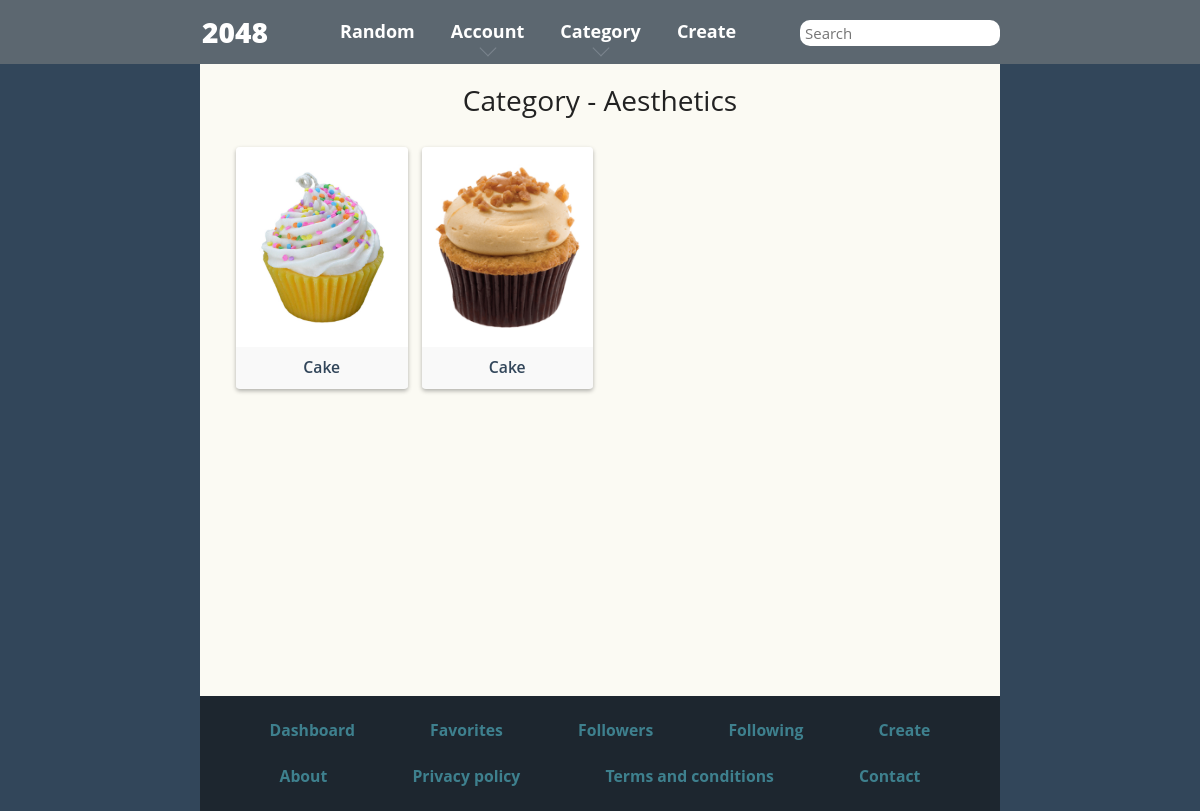
The page /category.php?id=1 (signed in) on the database its author committed.
### tables this page shows
CREATE TABLE `category` (
  `id_category` int(11) NOT NULL,
  `name_category` varchar(255) NOT NULL
);

CREATE TABLE `games` (
  `id_game` int(11) NOT NULL,
  `id_user` int(11) NOT NULL,
  `name_game` varchar(255) NOT NULL,
  `category_game` int(11) NOT NULL,
  `thumbnail_game` varchar(255) NOT NULL,
  `img_1_game` varchar(255) NOT NULL,
  `img_2_game` varchar(255) NOT NULL,
  `img_3_game` varchar(255) NOT NULL,
  `img_4_game` varchar(255) NOT NULL,
  `img_5_game` varchar(255) NOT NULL,
  `img_6_game` varchar(255) NOT NULL,
  `img_7_game` varchar(255) NOT NULL,
  `img_8_game` varchar(255) NOT NULL,
  `img_9_game` varchar(255) NOT NULL,
  `img_10_game` varchar(255) NOT NULL,
  `img_11_game` varchar(255) NOT NULL,
  `img_12_game` varchar(255) NOT NULL,
  `img_13_game` varchar(255) NOT NULL,
  `img_14_game` varchar(255) NOT NULL,
  `img_15_game` varchar(255) NOT NULL,
  `img_16_game` varchar(255) NOT NULL,
  `datetime_game` varchar(255) NOT NULL
);

### category.php (the view, shortened to what this page needs)
<?php
include ('includes/header.php');
?>
<?php
    if (isset($_GET['id'])) {
        $id = intval($_GET['id']);
        $query_1 = "SELECT * FROM category WHERE id_category = ?";
        $statement_1 = $pdo->prepare($query_1);
        $statement_1->execute([$id]);
        $row_1 = $statement_1->fetch(PDO::FETCH_ASSOC);
?>
<div class="content-wrapper" id="contentWrapper">
    <div class="content" id="content" style="min-height: calc(100vh - 168px);">
        <div class="container-fluid">
            <h1 class="title">Category - <?php echo $row_1['name_category'];?></h1>
            <div class="game-blocks row no-gutters">
                <?php
                $query = "SELECT * FROM games WHERE category_game = ?";
                $statement = $pdo->prepare($query);
                $statement->execute([$id]);
                while ($row = $statement->fetch(PDO::FETCH_ASSOC)) {
                    ?>
                    <div class="col-lg-3 col-md-3 col-sm-4 col-6">
                    <a href="game.php/<?php echo $row['id_game'] ?>/4" title="">
                        <div class="game-block">
                        <div class="box" id="box_<?php echo $row['id_game'] ?>">
                            <img src="<?php
                            $target_dir = "uploads/{$row['id_game']}/";
                            $target_file = $target_dir . $row['thumbnail_game'];
                            echo $target_file ?>" accept="image/*" height="200px" style="object-fit: cover;">
                            <p class="game-name"><?php echo $row['name_game'] ?></p>
                        </div>
                        </div>
                    </a>
                    </div>
                    <?php
                }
                ?>
            </div>
        </div>
    </div>
</div>
<?php
    }
?>
<?php
include ('includes/footer.php');
?>

### style/main.css (style rules this page uses)
html, body { margin: 0; padding: 0; background: #faf8ef; color: #776e65; font-family: "Clear Sans", Helvetica Neue, Arial, sans-serif; font-size: 18px; }
body { margin: 80px 0; }
p { margin-top: 0; margin-bottom: 10px; line-height: 1.65; }
a { color: #776e65; font-weight: bold; text-decoration: underline; cursor: pointer; }

### rows shown on the page
category: name_category "Aesthetics"
games: id_game+thumbnail_game (picture), name_game "Cake"
games: id_game+thumbnail_game (picture), name_game "Cake"
